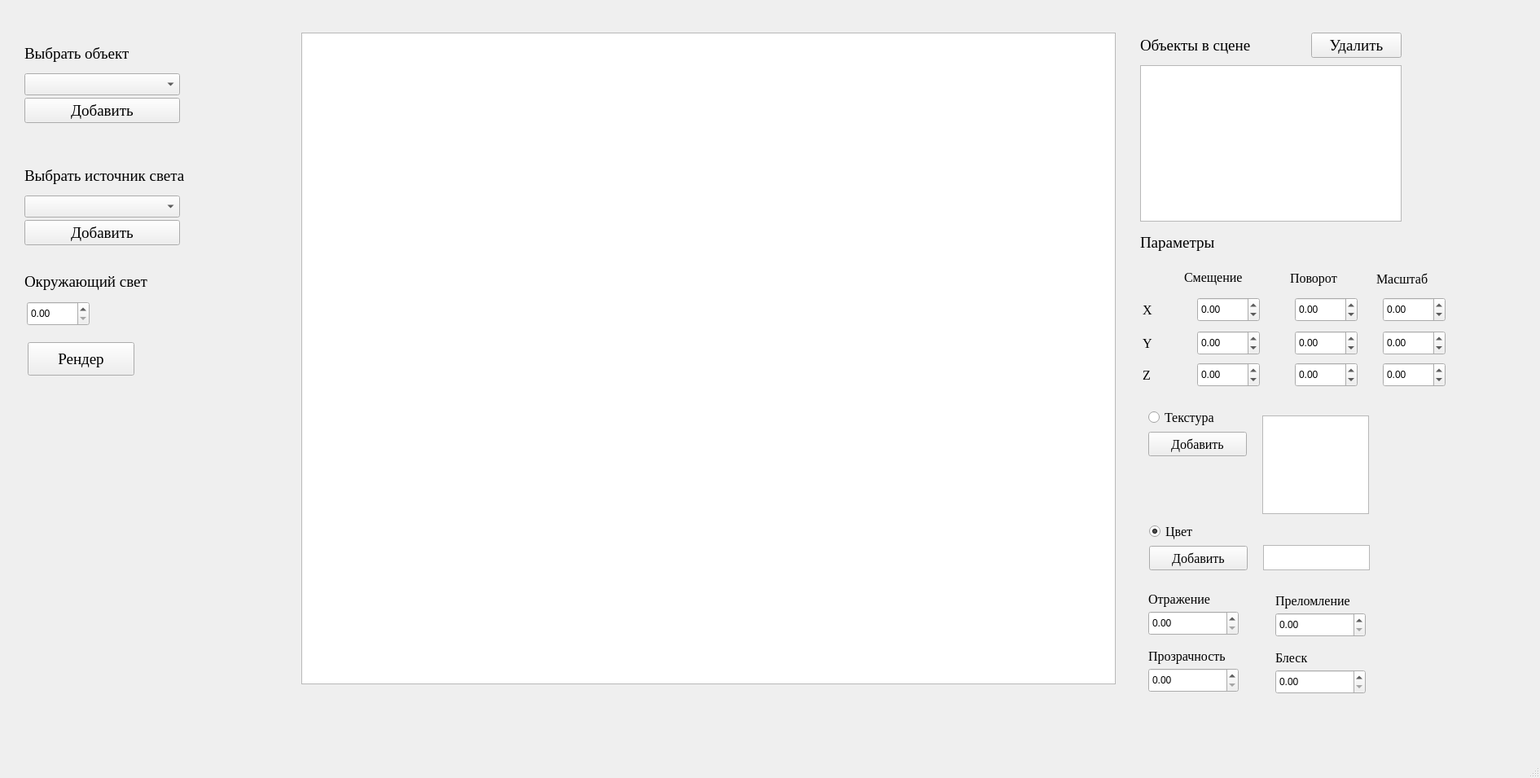
<?xml version="1.0" encoding="UTF-8"?>
<ui version="4.0">
 <class>MainWindow</class>
 <widget class="QMainWindow" name="MainWindow">
  <property name="geometry">
   <rect>
    <x>0</x>
    <y>0</y>
    <width>1891</width>
    <height>955</height>
   </rect>
  </property>
  <property name="windowTitle">
   <string>MainWindow</string>
  </property>
  <widget class="QWidget" name="centralwidget">
   <widget class="QGraphicsView" name="canvas">
    <property name="geometry">
     <rect>
      <x>370</x>
      <y>40</y>
      <width>1000</width>
      <height>800</height>
     </rect>
    </property>
   </widget>
   <widget class="QLabel" name="add_object_label">
    <property name="geometry">
     <rect>
      <x>30</x>
      <y>50</y>
      <width>191</width>
      <height>31</height>
     </rect>
    </property>
    <property name="font">
     <font>
      <family>Times New Roman</family>
      <pointsize>14</pointsize>
     </font>
    </property>
    <property name="text">
     <string>Выбрать объект</string>
    </property>
   </widget>
   <widget class="QComboBox" name="objects_list">
    <property name="geometry">
     <rect>
      <x>30</x>
      <y>90</y>
      <width>191</width>
      <height>27</height>
     </rect>
    </property>
   </widget>
   <widget class="QPushButton" name="add_object_button">
    <property name="geometry">
     <rect>
      <x>30</x>
      <y>120</y>
      <width>191</width>
      <height>31</height>
     </rect>
    </property>
    <property name="font">
     <font>
      <family>Times New Roman</family>
      <pointsize>14</pointsize>
     </font>
    </property>
    <property name="text">
     <string>Добавить</string>
    </property>
   </widget>
   <widget class="QPushButton" name="add_light_button">
    <property name="geometry">
     <rect>
      <x>30</x>
      <y>270</y>
      <width>191</width>
      <height>31</height>
     </rect>
    </property>
    <property name="font">
     <font>
      <family>Times New Roman</family>
      <pointsize>14</pointsize>
     </font>
    </property>
    <property name="text">
     <string>Добавить</string>
    </property>
   </widget>
   <widget class="QComboBox" name="add_light_list">
    <property name="geometry">
     <rect>
      <x>30</x>
      <y>240</y>
      <width>191</width>
      <height>27</height>
     </rect>
    </property>
   </widget>
   <widget class="QLabel" name="add_light_label">
    <property name="geometry">
     <rect>
      <x>30</x>
      <y>200</y>
      <width>291</width>
      <height>31</height>
     </rect>
    </property>
    <property name="font">
     <font>
      <family>Times New Roman</family>
      <pointsize>14</pointsize>
     </font>
    </property>
    <property name="text">
     <string>Выбрать источник света</string>
    </property>
   </widget>
   <widget class="QLabel" name="ambient_light_label">
    <property name="geometry">
     <rect>
      <x>30</x>
      <y>330</y>
      <width>231</width>
      <height>31</height>
     </rect>
    </property>
    <property name="font">
     <font>
      <family>Times New Roman</family>
      <pointsize>14</pointsize>
     </font>
    </property>
    <property name="text">
     <string>Окружающий свет</string>
    </property>
   </widget>
   <widget class="QDoubleSpinBox" name="ambient_spin">
    <property name="geometry">
     <rect>
      <x>33</x>
      <y>370</y>
      <width>77</width>
      <height>30</height>
     </rect>
    </property>
   </widget>
   <widget class="QPushButton" name="render_button">
    <property name="geometry">
     <rect>
      <x>34</x>
      <y>420</y>
      <width>131</width>
      <height>41</height>
     </rect>
    </property>
    <property name="font">
     <font>
      <family>Times New Roman</family>
      <pointsize>14</pointsize>
     </font>
    </property>
    <property name="text">
     <string>Рендер</string>
    </property>
   </widget>
   <widget class="QLabel" name="objects_in_scene_label">
    <property name="geometry">
     <rect>
      <x>1400</x>
      <y>40</y>
      <width>221</width>
      <height>31</height>
     </rect>
    </property>
    <property name="font">
     <font>
      <family>Times New Roman</family>
      <pointsize>14</pointsize>
     </font>
    </property>
    <property name="text">
     <string>Объекты в сцене</string>
    </property>
   </widget>
   <widget class="QPushButton" name="delete_object_button">
    <property name="geometry">
     <rect>
      <x>1610</x>
      <y>40</y>
      <width>111</width>
      <height>31</height>
     </rect>
    </property>
    <property name="font">
     <font>
      <family>Times New Roman</family>
      <pointsize>14</pointsize>
     </font>
    </property>
    <property name="text">
     <string>Удалить</string>
    </property>
   </widget>
   <widget class="QListView" name="scene_list">
    <property name="geometry">
     <rect>
      <x>1400</x>
      <y>80</y>
      <width>321</width>
      <height>192</height>
     </rect>
    </property>
   </widget>
   <widget class="QLabel" name="params_label">
    <property name="geometry">
     <rect>
      <x>1400</x>
      <y>282</y>
      <width>141</width>
      <height>31</height>
     </rect>
    </property>
    <property name="font">
     <font>
      <family>Times New Roman</family>
      <pointsize>14</pointsize>
     </font>
    </property>
    <property name="text">
     <string>Параметры</string>
    </property>
   </widget>
   <widget class="QLabel" name="offset_label">
    <property name="geometry">
     <rect>
      <x>1454</x>
      <y>325</y>
      <width>111</width>
      <height>31</height>
     </rect>
    </property>
    <property name="font">
     <font>
      <family>Times New Roman</family>
      <pointsize>12</pointsize>
     </font>
    </property>
    <property name="text">
     <string>Смещение</string>
    </property>
   </widget>
   <widget class="QLabel" name="rotate_label">
    <property name="geometry">
     <rect>
      <x>1584</x>
      <y>326</y>
      <width>111</width>
      <height>31</height>
     </rect>
    </property>
    <property name="font">
     <font>
      <family>Times New Roman</family>
      <pointsize>12</pointsize>
     </font>
    </property>
    <property name="text">
     <string>Поворот</string>
    </property>
   </widget>
   <widget class="QLabel" name="scale_label">
    <property name="geometry">
     <rect>
      <x>1690</x>
      <y>327</y>
      <width>111</width>
      <height>31</height>
     </rect>
    </property>
    <property name="font">
     <font>
      <family>Times New Roman</family>
      <pointsize>12</pointsize>
     </font>
    </property>
    <property name="text">
     <string>Масштаб</string>
    </property>
   </widget>
   <widget class="QDoubleSpinBox" name="offset_x_spin">
    <property name="geometry">
     <rect>
      <x>1470</x>
      <y>365</y>
      <width>77</width>
      <height>30</height>
     </rect>
    </property>
    <property name="minimum">
     <double>-40.000000000000000</double>
    </property>
   </widget>
   <widget class="QLabel" name="x_label">
    <property name="geometry">
     <rect>
      <x>1403</x>
      <y>365</y>
      <width>31</width>
      <height>31</height>
     </rect>
    </property>
    <property name="font">
     <font>
      <family>Times New Roman</family>
      <pointsize>12</pointsize>
     </font>
    </property>
    <property name="text">
     <string>X</string>
    </property>
   </widget>
   <widget class="QDoubleSpinBox" name="rotate_x_spin">
    <property name="geometry">
     <rect>
      <x>1590</x>
      <y>365</y>
      <width>77</width>
      <height>30</height>
     </rect>
    </property>
    <property name="minimum">
     <double>-1000.000000000000000</double>
    </property>
    <property name="maximum">
     <double>1000.000000000000000</double>
    </property>
    <property name="singleStep">
     <double>15.000000000000000</double>
    </property>
   </widget>
   <widget class="QDoubleSpinBox" name="scale_x_spin">
    <property name="geometry">
     <rect>
      <x>1698</x>
      <y>365</y>
      <width>77</width>
      <height>30</height>
     </rect>
    </property>
    <property name="minimum">
     <double>-10.000000000000000</double>
    </property>
    <property name="singleStep">
     <double>0.100000000000000</double>
    </property>
   </widget>
   <widget class="QDoubleSpinBox" name="scale_y_spin">
    <property name="geometry">
     <rect>
      <x>1698</x>
      <y>406</y>
      <width>77</width>
      <height>30</height>
     </rect>
    </property>
    <property name="minimum">
     <double>-10.000000000000000</double>
    </property>
    <property name="singleStep">
     <double>0.100000000000000</double>
    </property>
   </widget>
   <widget class="QDoubleSpinBox" name="offset_y_spin">
    <property name="geometry">
     <rect>
      <x>1470</x>
      <y>406</y>
      <width>77</width>
      <height>30</height>
     </rect>
    </property>
    <property name="minimum">
     <double>-30.000000000000000</double>
    </property>
   </widget>
   <widget class="QDoubleSpinBox" name="rotate_y_spin">
    <property name="geometry">
     <rect>
      <x>1590</x>
      <y>406</y>
      <width>77</width>
      <height>30</height>
     </rect>
    </property>
    <property name="minimum">
     <double>-1000.000000000000000</double>
    </property>
    <property name="maximum">
     <double>1000.000000000000000</double>
    </property>
    <property name="singleStep">
     <double>15.000000000000000</double>
    </property>
   </widget>
   <widget class="QLabel" name="y_label">
    <property name="geometry">
     <rect>
      <x>1403</x>
      <y>406</y>
      <width>21</width>
      <height>31</height>
     </rect>
    </property>
    <property name="font">
     <font>
      <family>Times New Roman</family>
      <pointsize>12</pointsize>
     </font>
    </property>
    <property name="text">
     <string>Y</string>
    </property>
   </widget>
   <widget class="QLabel" name="z_label">
    <property name="geometry">
     <rect>
      <x>1403</x>
      <y>445</y>
      <width>21</width>
      <height>31</height>
     </rect>
    </property>
    <property name="font">
     <font>
      <family>Times New Roman</family>
      <pointsize>12</pointsize>
     </font>
    </property>
    <property name="text">
     <string>Z</string>
    </property>
   </widget>
   <widget class="QDoubleSpinBox" name="rotate_z_spin">
    <property name="geometry">
     <rect>
      <x>1590</x>
      <y>445</y>
      <width>77</width>
      <height>30</height>
     </rect>
    </property>
    <property name="minimum">
     <double>-1000.000000000000000</double>
    </property>
    <property name="maximum">
     <double>1000.000000000000000</double>
    </property>
    <property name="singleStep">
     <double>15.000000000000000</double>
    </property>
   </widget>
   <widget class="QDoubleSpinBox" name="scale_z_spin">
    <property name="geometry">
     <rect>
      <x>1698</x>
      <y>445</y>
      <width>77</width>
      <height>30</height>
     </rect>
    </property>
    <property name="minimum">
     <double>-10.000000000000000</double>
    </property>
    <property name="singleStep">
     <double>0.100000000000000</double>
    </property>
   </widget>
   <widget class="QDoubleSpinBox" name="offset_z_spin">
    <property name="geometry">
     <rect>
      <x>1470</x>
      <y>445</y>
      <width>77</width>
      <height>30</height>
     </rect>
    </property>
    <property name="minimum">
     <double>-30.000000000000000</double>
    </property>
   </widget>
   <widget class="QRadioButton" name="texture_flag">
    <property name="geometry">
     <rect>
      <x>1410</x>
      <y>500</y>
      <width>121</width>
      <height>25</height>
     </rect>
    </property>
    <property name="font">
     <font>
      <family>Times New Roman</family>
      <pointsize>12</pointsize>
     </font>
    </property>
    <property name="text">
     <string>Текстура</string>
    </property>
   </widget>
   <widget class="QPushButton" name="add_texture_button">
    <property name="geometry">
     <rect>
      <x>1410</x>
      <y>530</y>
      <width>121</width>
      <height>30</height>
     </rect>
    </property>
    <property name="font">
     <font>
      <family>Times New Roman</family>
      <pointsize>12</pointsize>
     </font>
    </property>
    <property name="text">
     <string>Добавить</string>
    </property>
   </widget>
   <widget class="QGraphicsView" name="texture_img">
    <property name="geometry">
     <rect>
      <x>1550</x>
      <y>510</y>
      <width>131</width>
      <height>121</height>
     </rect>
    </property>
   </widget>
   <widget class="QRadioButton" name="color_flag">
    <property name="geometry">
     <rect>
      <x>1411</x>
      <y>640</y>
      <width>121</width>
      <height>25</height>
     </rect>
    </property>
    <property name="font">
     <font>
      <family>Times New Roman</family>
      <pointsize>12</pointsize>
     </font>
    </property>
    <property name="text">
     <string>Цвет</string>
    </property>
    <property name="checked">
     <bool>true</bool>
    </property>
   </widget>
   <widget class="QPushButton" name="color_add_button">
    <property name="geometry">
     <rect>
      <x>1411</x>
      <y>670</y>
      <width>121</width>
      <height>30</height>
     </rect>
    </property>
    <property name="font">
     <font>
      <family>Times New Roman</family>
      <pointsize>12</pointsize>
     </font>
    </property>
    <property name="text">
     <string>Добавить</string>
    </property>
   </widget>
   <widget class="QLabel" name="reflection_label">
    <property name="geometry">
     <rect>
      <x>1410</x>
      <y>720</y>
      <width>121</width>
      <height>31</height>
     </rect>
    </property>
    <property name="font">
     <font>
      <family>Times New Roman</family>
      <pointsize>12</pointsize>
     </font>
    </property>
    <property name="text">
     <string>Отражение</string>
    </property>
   </widget>
   <widget class="QDoubleSpinBox" name="reflection_spin">
    <property name="geometry">
     <rect>
      <x>1410</x>
      <y>750</y>
      <width>111</width>
      <height>30</height>
     </rect>
    </property>
   </widget>
   <widget class="QDoubleSpinBox" name="transparency_spin">
    <property name="geometry">
     <rect>
      <x>1410</x>
      <y>820</y>
      <width>111</width>
      <height>30</height>
     </rect>
    </property>
   </widget>
   <widget class="QLabel" name="transparency_label">
    <property name="geometry">
     <rect>
      <x>1410</x>
      <y>790</y>
      <width>141</width>
      <height>31</height>
     </rect>
    </property>
    <property name="font">
     <font>
      <family>Times New Roman</family>
      <pointsize>12</pointsize>
     </font>
    </property>
    <property name="text">
     <string>Прозрачность</string>
    </property>
   </widget>
   <widget class="QLabel" name="glitter_label">
    <property name="geometry">
     <rect>
      <x>1566</x>
      <y>792</y>
      <width>121</width>
      <height>31</height>
     </rect>
    </property>
    <property name="font">
     <font>
      <family>Times New Roman</family>
      <pointsize>12</pointsize>
     </font>
    </property>
    <property name="text">
     <string>Блеск</string>
    </property>
   </widget>
   <widget class="QDoubleSpinBox" name="glitter_spin">
    <property name="geometry">
     <rect>
      <x>1566</x>
      <y>822</y>
      <width>111</width>
      <height>30</height>
     </rect>
    </property>
   </widget>
   <widget class="QDoubleSpinBox" name="refraction_spin">
    <property name="geometry">
     <rect>
      <x>1566</x>
      <y>752</y>
      <width>111</width>
      <height>30</height>
     </rect>
    </property>
   </widget>
   <widget class="QLabel" name="refraction_label">
    <property name="geometry">
     <rect>
      <x>1566</x>
      <y>722</y>
      <width>141</width>
      <height>31</height>
     </rect>
    </property>
    <property name="font">
     <font>
      <family>Times New Roman</family>
      <pointsize>12</pointsize>
     </font>
    </property>
    <property name="text">
     <string>Преломление</string>
    </property>
   </widget>
   <widget class="QGraphicsView" name="color_preview">
    <property name="geometry">
     <rect>
      <x>1551</x>
      <y>669</y>
      <width>131</width>
      <height>31</height>
     </rect>
    </property>
    <property name="autoFillBackground">
     <bool>false</bool>
    </property>
   </widget>
  </widget>
  <widget class="QMenuBar" name="menubar">
   <property name="geometry">
    <rect>
     <x>0</x>
     <y>0</y>
     <width>1891</width>
     <height>30</height>
    </rect>
   </property>
  </widget>
  <widget class="QStatusBar" name="statusbar"/>
 </widget>
 <resources/>
 <connections/>
</ui>
